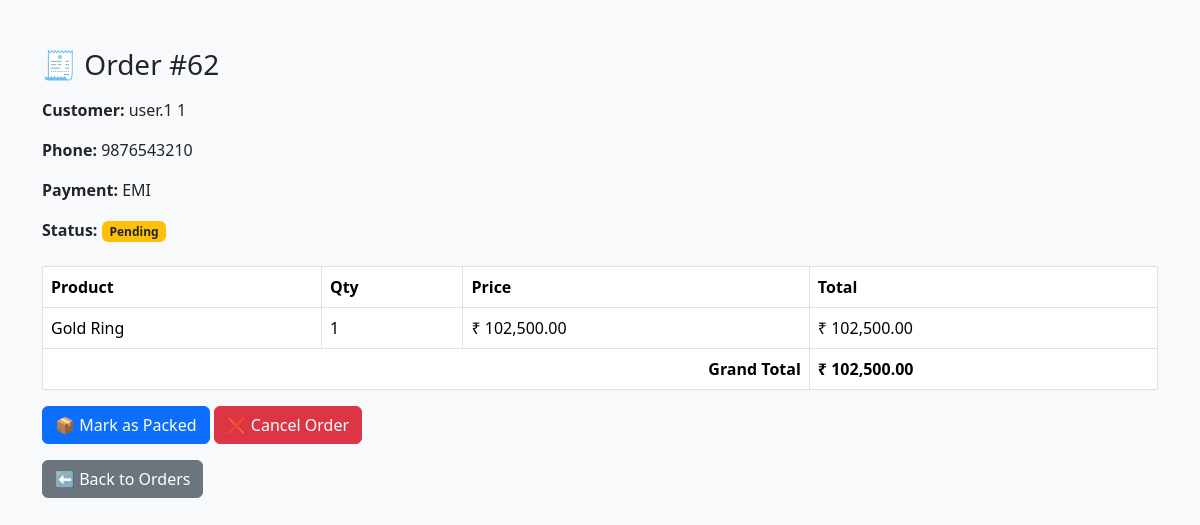
/admin/order_view.php?id=62 (signed in), run on the app's committed database.
### tables this page shows
CREATE TABLE `orders` (
  `id` int(11) NOT NULL,
  `customer_id` int(11) DEFAULT NULL,
  `customer_name` varchar(100) DEFAULT NULL,
  `phone` varchar(20) DEFAULT NULL,
  `address` text DEFAULT NULL,
  `payment_method` varchar(20) DEFAULT NULL,
  `total_amount` decimal(10,2) DEFAULT NULL,
  `subtotal` decimal(10,2) DEFAULT NULL,
  `gst_amount` decimal(10,2) DEFAULT NULL,
  `delivery_charge` decimal(10,2) DEFAULT NULL,
  `order_date` datetime DEFAULT current_timestamp(),
  `order_status` enum('Pending','Packed','Cancelled') DEFAULT 'Pending',
  `order_source` enum('Online','Offline') NOT NULL DEFAULT 'Online',
  `payment_status` enum('Unpaid','Partially Paid','Paid') DEFAULT 'Unpaid',
  `is_emi` tinyint(1) DEFAULT 0,
  `emi_total_amount` decimal(10,2) DEFAULT 0.00,
  `emi_paid_amount` decimal(10,2) DEFAULT 0.00,
  `emi_remaining_amount` decimal(10,2) DEFAULT 0.00,
  `emi_months` int(11) DEFAULT 0,
  `device_type` varchar(20) DEFAULT NULL,
  `payment_time` datetime DEFAULT NULL
);

CREATE TABLE `order_items` (
  `id` int(11) NOT NULL,
  `order_id` int(11) NOT NULL,
  `product_id` int(11) NOT NULL,
  `quantity` int(11) NOT NULL,
  `price` decimal(10,2) NOT NULL
);

CREATE TABLE `products` (
  `id` int(11) NOT NULL,
  `category_id` int(11) DEFAULT NULL,
  `name` varchar(150) DEFAULT NULL,
  `weight` decimal(10,2) DEFAULT NULL,
  `price` decimal(10,2) DEFAULT NULL,
  `stock` int(11) NOT NULL DEFAULT 0,
  `image` varchar(255) DEFAULT NULL,
  `description` text DEFAULT NULL,
  `featured` tinyint(1) DEFAULT 0,
  `purity` enum('916','999') NOT NULL,
  `huid_code` varchar(10) DEFAULT NULL
);

### admin/order_view.php (the view, shortened to what this page needs)
<?php
include '../db.php';
$order_id = (int) $_GET['id'];
$stmt = mysqli_prepare($conn,
    "SELECT * FROM orders WHERE id = ?"
);
mysqli_stmt_bind_param($stmt, "i", $order_id);
mysqli_stmt_execute($stmt);
$result = mysqli_stmt_get_result($stmt);
$order = mysqli_fetch_assoc($result);
$status = strtolower(trim($order['order_status'] ?? 'pending'));
$items_stmt = mysqli_prepare($conn,
    "SELECT oi.quantity, oi.price, p.name
     FROM order_items oi
     JOIN products p ON oi.product_id = p.id
     WHERE oi.order_id = ?"
);
mysqli_stmt_bind_param($items_stmt, "i", $order_id);
mysqli_stmt_execute($items_stmt);
$items = mysqli_stmt_get_result($items_stmt);
?>
<!DOCTYPE html>
<html>
<head>
<link href="https://cdn.jsdelivr.net/npm/bootstrap@5.3.2/dist/css/bootstrap.min.css" rel="stylesheet">
</head>
<body class="bg-light">
<div class="container py-5">
<h3 class="mb-3">🧾 Order #<?= $order_id ?></h3>
<p><b>Customer:</b> <?= htmlspecialchars($order['customer_name']); ?></p>
<p><b>Phone:</b> <?= htmlspecialchars($order['phone']); ?></p>
<p><b>Payment:</b> <?= htmlspecialchars($order['payment_method']); ?></p>
<p>
<b>Status:</b>
<?php
if ($status === 'packed') {
    echo '<span class="badge bg-success">Packed</span>';
}
elseif ($status === 'cancelled') {
    echo '<span class="badge bg-danger">Cancelled</span>';
}
else {
    echo '<span class="badge bg-warning text-dark">Pending</span>';
}
?>
</p>
<table class="table table-bordered mt-4 bg-white">
<thead>
<tr>
    <th>Product</th>
    <th>Qty</th>
    <th>Price</th>
    <th>Total</th>
</tr>
</thead>
<tbody>
<?php
$total = 0;
while ($row = mysqli_fetch_assoc($items)) {
    $line = $row['price'] * $row['quantity'];
    $total += $line;
?>
<tr>
    <td><?= htmlspecialchars($row['name']); ?></td>
    <td><?= $row['quantity']; ?></td>
    <td>₹ <?= number_format($row['price'], 2); ?></td>
    <td>₹ <?= number_format($line, 2); ?></td>
</tr>
<?php } ?>
</tbody>
<tfoot>
<tr>
    <th colspan="3" class="text-end">Grand Total</th>
    <th>₹ <?= number_format($total, 2); ?></th>
</tr>
</tfoot>
</table>
<?php if ($status === 'pending') { ?>
<form method="post" class="mt-3 d-inline">
    <button type="submit" name="mark_packed" class="btn btn-primary">
        📦 Mark as Packed
    </button>
</form>
<form method="post" class="mt-3 d-inline">
    <button type="submit" name="cancel_order" class="btn btn-danger">
        ❌ Cancel Order
    </button>
</form>
<?php } ?>
<br>
<a href="orders.php" class="btn btn-secondary mt-3">⬅ Back to Orders</a>
</div>
</body>
</html>

### data on the page
orders: customer_name "user.1 1", phone "9876543210", payment_method "EMI"
order_items: product.name "Gold Ring", quantity "1", price "102,500.00", line "102,500.00"

### other printed values
$order_id "62"
$total "102,500.00"
